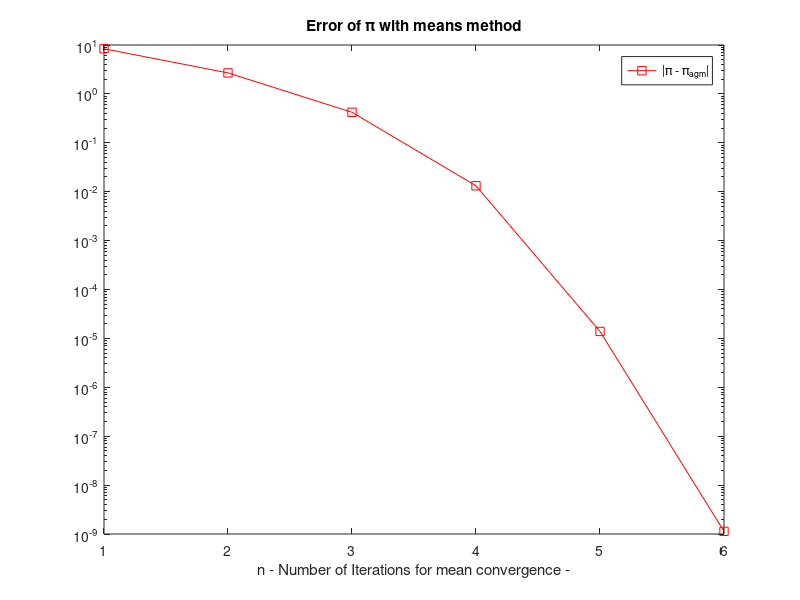
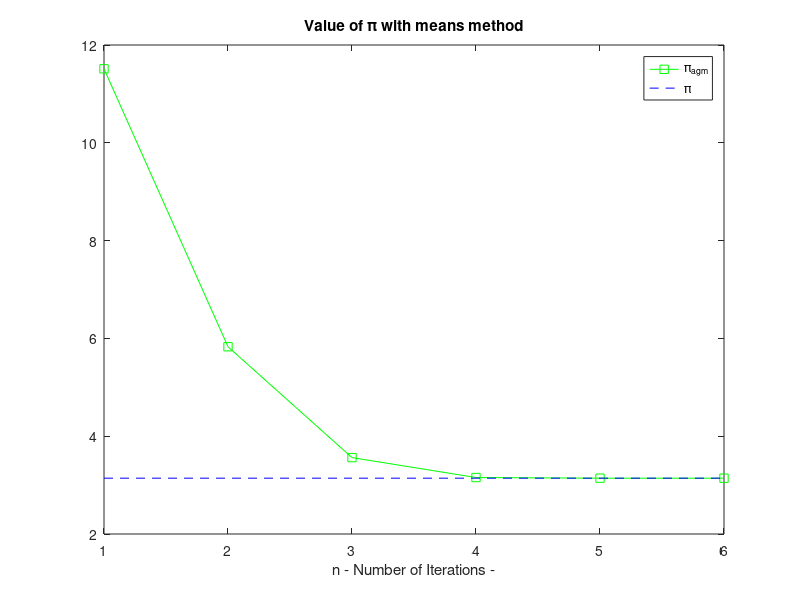

These charts were generated, in order, by the following MATLAB code: (Note: this script raises an error after producing the figures.)
N = 1e5;

a = N;
b = 4;

Nit = 0;
A = zeros(1000);
A(1) = N;

e = 1e-6;
while (abs(a-b) > e)
  a1 = (a+b)/2;
  b1 = sqrt(a*b);
  a = a1;
  b = b1;
  Nit += 1;
  A(Nit) = a;
end

A = A(1:Nit);

p1 = (log(N)*a)/N;

my_pi = 2*p1

pi_converging = 2*(log(N)*A)/N;

E = abs(pi_converging -pi);

figure();
semilogy(1:Nit, E, "-sr"); hold on
#semilogy(1:Nit, ones(Nit)*e, "--k");
title('Error of \pi with means method');
#ylabel('|\pi - \pi_{agm}|');
xlabel("n - Number of Iterations for mean convergence -");
legend('|\pi - \pi_{agm}|', 'Error threshold for agm');

figure();
plot(1:Nit, pi_converging, "-sg"); hold on
plot(1:Nit, ones(Nit,1)*pi, "--b");
title('Value of \pi with means method');
xlabel("n - Number of Iterations -");
legend('\pi_{agm}', '\pi');
tight();




